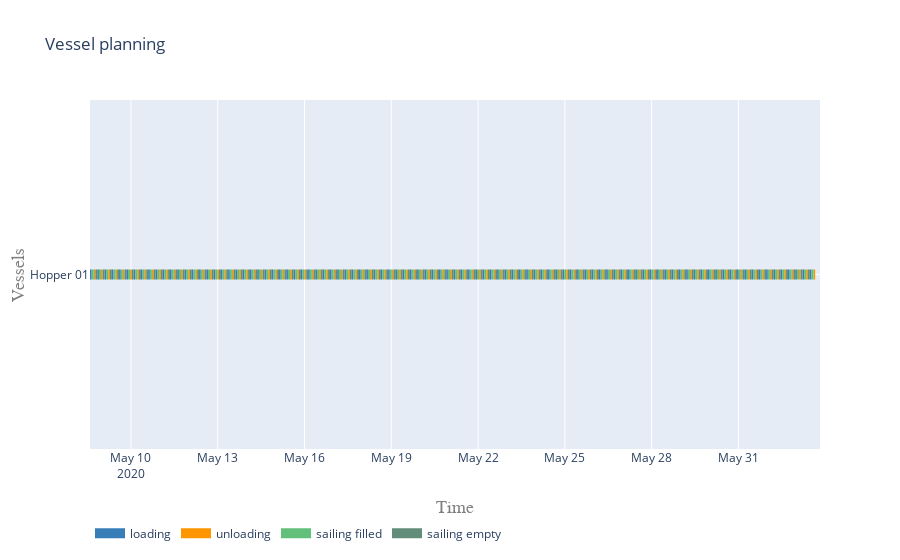

The cell this chart's notebook holds for it:
### Markdown cell above
#### Vessel planning

### Code cell
vessels = [hopper]

activities = ['loading', 'unloading', 'sailing filled', 'sailing empty']
colors = {0:'rgb(55,126,184)', 1:'rgb(255,150,0)', 2:'rgb(98, 192, 122)', 3:'rgb(98, 141, 122)'}

plot.vessel_planning(vessels, activities, colors)

### Figure 1 — Plotly figure (JSON) as saved in the notebook; plotly's stock layout.template omitted (floating-point values rounded to 4 significant figures; data arrays with more than 128 entries replaced by an {"elided": "..."} marker saying what was removed)
{"data": [{"connectgaps": false, "hoverinfo": "y+name", "line": {"color": "rgb(55,126,184)", "width": 10}, "mode": "lines", "name": "loading", "type": "scatter", "x": {"elided": "500 str values"}, "y": {"elided": "500 str values"}}, {"connectgaps": false, "hoverinfo": "y+name", "line": {"color": "rgb(255,150,0)", "width": 10}, "mode": "lines", "name": "unloading", "type": "scatter", "x": {"elided": "500 str values"}, "y": {"elided": "500 str values"}}, {"connectgaps": false, "hoverinfo": "y+name", "line": {"color": "rgb(98, 192, 122)", "width": 10}, "mode": "lines", "name": "sailing filled", "type": "scatter", "x": {"elided": "500 str values"}, "y": {"elided": "500 str values"}}, {"connectgaps": false, "hoverinfo": "y+name", "line": {"color": "rgb(98, 141, 122)", "width": 10}, "mode": "lines", "name": "sailing empty", "type": "scatter", "x": {"elided": "495 str values"}, "y": {"elided": "495 str values"}}], "layout": {"hovermode": "closest", "legend": {"orientation": "h", "x": 0, "y": -0.2}, "title": {"text": "Vessel planning"}, "xaxis": {"range": ["2020-05-08T14:00:33", "2020-06-02T19:42:50.175227"], "title": {"font": {"color": "#7f7f7f", "family": "Courier New, monospace", "size": 18}, "text": "Time"}}, "yaxis": {"title": {"font": {"color": "#7f7f7f", "family": "Courier New, monospace", "size": 18}, "text": "Vessels"}}}}
